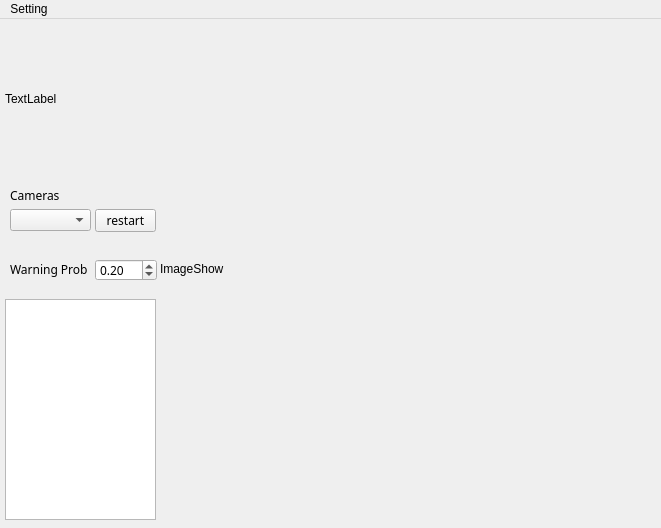
<?xml version="1.0" encoding="UTF-8"?>
<ui version="4.0">
 <class>mainwindowClass</class>
 <widget class="QMainWindow" name="mainwindowClass">
  <property name="geometry">
   <rect>
    <x>0</x>
    <y>0</y>
    <width>661</width>
    <height>528</height>
   </rect>
  </property>
  <property name="windowTitle">
   <string>MoYu Server</string>
  </property>
  <property name="windowIcon">
   <iconset>
    <normaloff>icon/Server_cloud.ico</normaloff>icon/Server_cloud.ico</iconset>
  </property>
  <widget class="QWidget" name="centralWidget">
   <widget class="QTextEdit" name="output">
    <property name="geometry">
     <rect>
      <x>5</x>
      <y>280</y>
      <width>151</width>
      <height>221</height>
     </rect>
    </property>
    <property name="font">
     <font>
      <family>微软雅黑</family>
     </font>
    </property>
    <property name="frameShape">
     <enum>QFrame::StyledPanel</enum>
    </property>
   </widget>
   <widget class="QComboBox" name="cameraId">
    <property name="geometry">
     <rect>
      <x>10</x>
      <y>190</y>
      <width>81</width>
      <height>22</height>
     </rect>
    </property>
    <property name="font">
     <font>
      <family>微软雅黑</family>
     </font>
    </property>
   </widget>
   <widget class="QLabel" name="label">
    <property name="geometry">
     <rect>
      <x>10</x>
      <y>170</y>
      <width>54</width>
      <height>12</height>
     </rect>
    </property>
    <property name="font">
     <font>
      <family>微软雅黑</family>
     </font>
    </property>
    <property name="text">
     <string>Cameras</string>
    </property>
   </widget>
   <widget class="QLabel" name="cameralbl">
    <property name="geometry">
     <rect>
      <x>160</x>
      <y>0</y>
      <width>500</width>
      <height>500</height>
     </rect>
    </property>
    <property name="frameShape">
     <enum>QFrame::NoFrame</enum>
    </property>
    <property name="text">
     <string>ImageShow</string>
    </property>
   </widget>
   <widget class="QLabel" name="cameralbl_small">
    <property name="geometry">
     <rect>
      <x>5</x>
      <y>5</y>
      <width>150</width>
      <height>150</height>
     </rect>
    </property>
    <property name="frameShape">
     <enum>QFrame::NoFrame</enum>
    </property>
    <property name="text">
     <string>TextLabel</string>
    </property>
   </widget>
   <widget class="QPushButton" name="btn_restart">
    <property name="geometry">
     <rect>
      <x>95</x>
      <y>190</y>
      <width>61</width>
      <height>23</height>
     </rect>
    </property>
    <property name="font">
     <font>
      <family>微软雅黑</family>
     </font>
    </property>
    <property name="text">
     <string>restart</string>
    </property>
   </widget>
   <widget class="QDoubleSpinBox" name="warningprob">
    <property name="geometry">
     <rect>
      <x>95</x>
      <y>240</y>
      <width>62</width>
      <height>22</height>
     </rect>
    </property>
    <property name="font">
     <font>
      <family>微软雅黑</family>
     </font>
    </property>
    <property name="maximum">
     <double>1.000000000000000</double>
    </property>
    <property name="singleStep">
     <double>0.010000000000000</double>
    </property>
    <property name="value">
     <double>0.200000000000000</double>
    </property>
   </widget>
   <widget class="QLabel" name="label_2">
    <property name="geometry">
     <rect>
      <x>10</x>
      <y>242</y>
      <width>81</width>
      <height>16</height>
     </rect>
    </property>
    <property name="font">
     <font>
      <family>微软雅黑</family>
     </font>
    </property>
    <property name="text">
     <string>Warning Prob</string>
    </property>
   </widget>
  </widget>
  <widget class="QMenuBar" name="menuBar">
   <property name="geometry">
    <rect>
     <x>0</x>
     <y>0</y>
     <width>661</width>
     <height>23</height>
    </rect>
   </property>
   <widget class="QMenu" name="menuSetting">
    <property name="title">
     <string>Setting</string>
    </property>
    <addaction name="actioninitialfromimages"/>
    <addaction name="actioninitial_from_db"/>
    <addaction name="actionsimulation_danger"/>
    <addaction name="actionsimulation_safe"/>
    <addaction name="actionCopyRight"/>
    <addaction name="actionExit"/>
   </widget>
   <addaction name="menuSetting"/>
  </widget>
  <action name="actioninitialfromimages">
   <property name="icon">
    <iconset>
     <normaloff>icon/image.png</normaloff>icon/image.png</iconset>
   </property>
   <property name="text">
    <string>Initial from Images</string>
   </property>
  </action>
  <action name="actionCopyRight">
   <property name="icon">
    <iconset>
     <normaloff>icon/help.png</normaloff>icon/help.png</iconset>
   </property>
   <property name="text">
    <string>Help</string>
   </property>
  </action>
  <action name="actionExit">
   <property name="icon">
    <iconset>
     <normaloff>icon/exit.png</normaloff>icon/exit.png</iconset>
   </property>
   <property name="text">
    <string>Exit</string>
   </property>
  </action>
  <action name="actioninitial_from_db">
   <property name="icon">
    <iconset>
     <normaloff>icon/database.png</normaloff>icon/database.png</iconset>
   </property>
   <property name="text">
    <string>Initial from Database</string>
   </property>
  </action>
  <action name="actionsimulation_danger">
   <property name="icon">
    <iconset>
     <normaloff>icon/police.ico</normaloff>icon/police.ico</iconset>
   </property>
   <property name="text">
    <string>Simulation Danger</string>
   </property>
  </action>
  <action name="actionsimulation_safe">
   <property name="icon">
    <iconset>
     <normaloff>icon/safe.png</normaloff>icon/safe.png</iconset>
   </property>
   <property name="text">
    <string>Simulation Safe</string>
   </property>
  </action>
 </widget>
 <layoutdefault spacing="6" margin="11"/>
 <resources>
  <include location="mainwindow.qrc"/>
 </resources>
 <connections/>
</ui>
